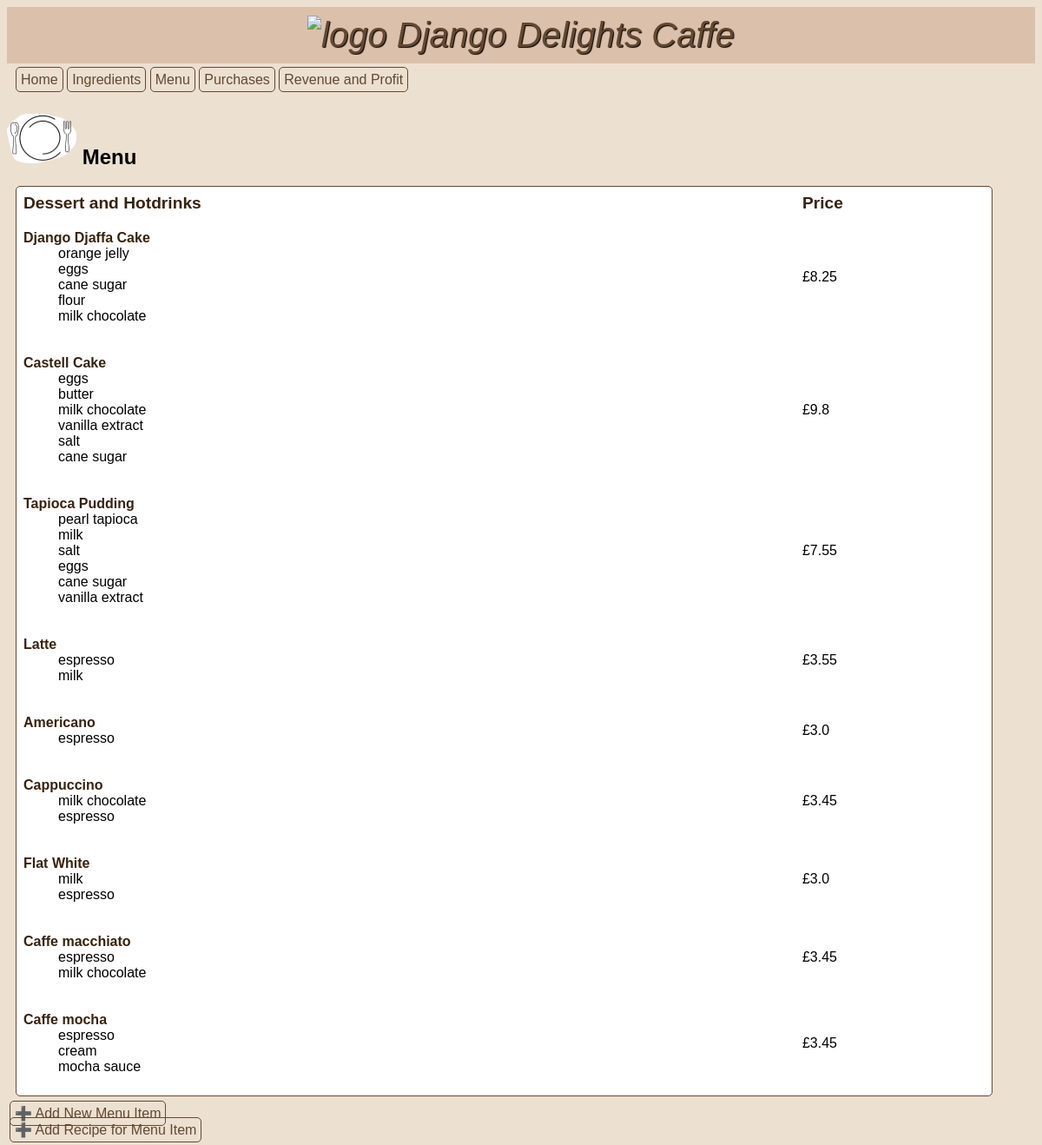
Screenshot of /menu/list with the database file from the repository.
### inventory/models.py (models this page shows, shortened)
class MenuItem(models.Model):
  title = models.CharField(max_length=50, verbose_name="Menu Item")
  price = models.FloatField(default=0.0, verbose_name="Price")
  image  = models.ImageField(blank=True, upload_to="static/inventory")

class RecipeRequirement(models.Model):
  menu_item = models.ForeignKey(MenuItem, on_delete=models.CASCADE, verbose_name="Menu Item")
  ingredient = models.ForeignKey(Ingredient, on_delete=models.CASCADE, verbose_name="Ingrediet")
  quantity = models.FloatField(default=0.0, verbose_name="Quantity")

class Ingredient(models.Model):
  OUNCE = "ounces"
  LBS = "lbs"
  GRAMS = "grams"
  UNITS = "units"
  OTHER = "other"
  UNIT_TYPE_CHOICES = [
    (OUNCE, "ounces"),
    (LBS, "lbs"),
    (GRAMS, "grams"),
    (UNITS, "units"),
    (OTHER, "other")
  ]
  name = models.CharField(max_length=50, verbose_name= "Ingredient")
  quantity = models.FloatField(default=0.0, verbose_name="Quantity")
  unit = models.CharField(max_length=10, choices=UNIT_TYPE_CHOICES, default=OTHER, verbose_name="Units")
  unit_price = models.FloatField(default=0.0, verbose_name="Price per unit")

### inventory/views.py (the view)
# urls.py: path('menu/list', views.MenuView.as_view(), name='menu'),
class MenuView(ListView):
    model = MenuItem
    template_name = "inventory/menu.html"
    def get_context_data(self):
       context = super().get_context_data()
       context["menu"] = MenuItem.objects.all()
       return context

### inventory/templates/inventory/menu.html (shortened to what this page needs)
{% extends 'base.html' %} {% load static %} {% block content %}
<h2>
  <img src="{% static 'inventory/menu.png' %}" alt="ingredient" width="80px" />
  Menu
</h2>
<table>
  <thead>
    <tr class="table-heading">
      <th>Dessert and Hotdrinks</th>
      <th>Price</th>
    </tr>
  </thead>
  <tbody>
    {% for menu_item in object_list %}
    <tr class="table-content">
      <td>
        <dl>
          <dt class="dessert-name">{{ menu_item.title }}</dt>
          {% for recipe in menu_item.reciperequirement_set.all %}
          <dd>{{ recipe.ingredient.name }}</dd>
          {% endfor %}
        </dl>
      </td>
      <td>£{{ menu_item.price }}</td>
    </tr>
    {% endfor %}
  </tbody>
</table>
<div>
  <a class="add" href="{% url 'menucreate' %}">➕ Add New Menu Item</a><br />
  <a class="add" href="{% url 'recipecreate' %}">➕ Add Recipe for Menu Item</a>
</div>
{% endblock %}

### inventory/static/inventory/style.css (style rules this page uses)
body { font-family: Arial, Helvetica, sans-serif; background-color: #ece0d1; }
table { background-color: white; text-align: left; border: 1px; border-style: solid; border-color: #634832; border-radius: 5px; width: 95%; margin: 10px; padding: 5px; }
thead { color: #38220f; font-size: 1.2em; text-align: left; padding: 10px; border-style: solid; border-color: #634832; }
tbody { padding: 3px; }
.dessert-name { color: #38220f; font-weight: bold; }
.add { color: #634832; padding: 5px; margin: 3px; text-decoration: none; border: 1px; border-style: solid; border-color: #634832; border-radius: 5px; }

### rows the page displays
MenuItem: title "Django Djaffa Cake", price "8.25"
RecipeRequirement: ingredient.name "orange jelly"
RecipeRequirement: ingredient.name "eggs"
RecipeRequirement: ingredient.name "cane sugar"
RecipeRequirement: ingredient.name "flour"
RecipeRequirement: ingredient.name "milk chocolate"
MenuItem: title "Castell Cake", price "9.8"
RecipeRequirement: ingredient.name "eggs"
RecipeRequirement: ingredient.name "butter"
RecipeRequirement: ingredient.name "milk chocolate"
RecipeRequirement: ingredient.name "vanilla extract"
RecipeRequirement: ingredient.name "salt"
RecipeRequirement: ingredient.name "cane sugar"
MenuItem: title "Tapioca Pudding", price "7.55"
RecipeRequirement: ingredient.name "pearl tapioca"
RecipeRequirement: ingredient.name "milk"
RecipeRequirement: ingredient.name "salt"
RecipeRequirement: ingredient.name "eggs"
RecipeRequirement: ingredient.name "cane sugar"
RecipeRequirement: ingredient.name "vanilla extract"
MenuItem: title "Latte", price "3.55"
RecipeRequirement: ingredient.name "espresso"
RecipeRequirement: ingredient.name "milk"
MenuItem: title "Americano", price "3.0"
RecipeRequirement: ingredient.name "espresso"
MenuItem: title "Cappuccino", price "3.45"
RecipeRequirement: ingredient.name "milk chocolate"
RecipeRequirement: ingredient.name "espresso"
MenuItem: title "Flat White", price "3.0"
RecipeRequirement: ingredient.name "milk"
RecipeRequirement: ingredient.name "espresso"
MenuItem: title "Caffe macchiato", price "3.45"
RecipeRequirement: ingredient.name "espresso"
RecipeRequirement: ingredient.name "milk chocolate"
MenuItem: title "Caffe mocha", price "3.45"
RecipeRequirement: ingredient.name "espresso"
RecipeRequirement: ingredient.name "cream"
RecipeRequirement: ingredient.name "mocha sauce"
